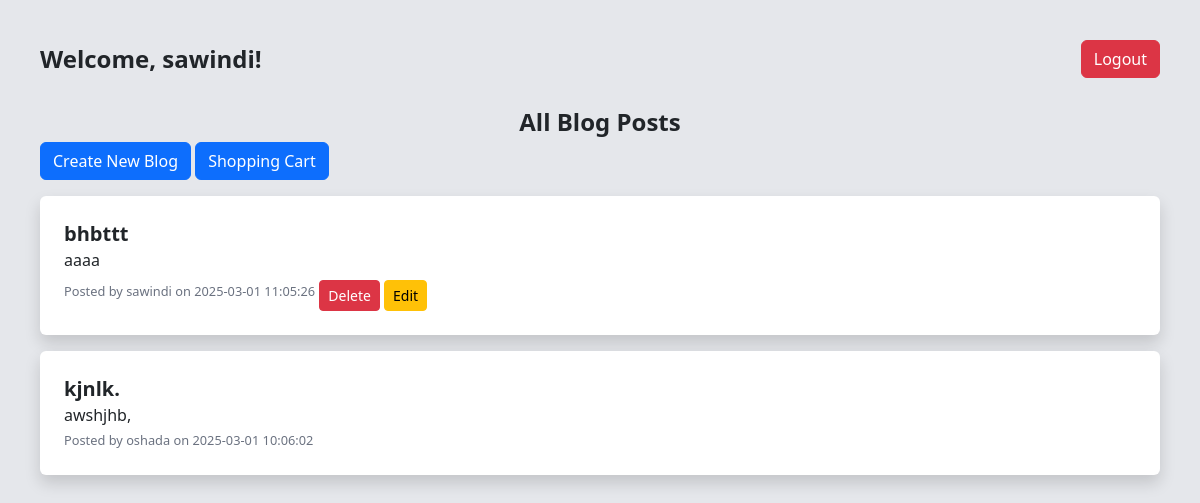
The page /blog.php (signed in) on the database its author committed.
### tables this page shows
CREATE TABLE `posts` (
  `id` int NOT NULL AUTO_INCREMENT,
  `user_id` int DEFAULT NULL,
  `title` varchar(255) DEFAULT NULL,
  `content` text,
  `created_at` timestamp NULL DEFAULT CURRENT_TIMESTAMP,
  PRIMARY KEY (`id`),
  KEY `user_id` (`user_id`),
  CONSTRAINT `posts_ibfk_1` FOREIGN KEY (`user_id`) REFERENCES `users` (`id`) ON DELETE CASCADE
);

CREATE TABLE `users` (
  `id` int NOT NULL AUTO_INCREMENT,
  `name` varchar(45) NOT NULL,
  `email` varchar(45) NOT NULL,
  `password` varchar(255) NOT NULL,
  PRIMARY KEY (`id`),
  UNIQUE KEY `email_UNIQUE` (`email`)
);

### blog.php (the view, shortened to what this page needs)
<?php
include 'db.php';
$user_id = $_SESSION['user_id'] ?? null;
$user_name = $_SESSION['name'] ?? 'Guest';
$posts = $conn->query("SELECT posts.*, users.name FROM posts
                       JOIN users ON posts.user_id = users.id
                       ORDER BY posts.created_at DESC");
?>
<!DOCTYPE html>
<html lang="en">
<head>
    <script src="https://cdn.tailwindcss.com"></script>
    <link rel="stylesheet" href="https://cdn.jsdelivr.net/npm/bootstrap@5.3.0/dist/css/bootstrap.min.css">
</head>
<body class="bg-gray-200 p-10">
    <div class="flex justify-between items-center mb-4">
        <h2 class="text-2xl font-bold">Welcome, <?php echo $user_name; ?>!</h2>
        <a href="logout.php" class="btn btn-danger">Logout</a>
    </div>
    <h2 class="text-2xl font-bold flex justify-center items-center py-1">All Blog Posts</h2>
    <a href="dashboard.php" class="btn btn-primary">Create New Blog</a>
    <a href="products.php" class="btn btn-primary ml-auto">Shopping Cart</a>
    <?php while ($row = $posts->fetch_assoc()): ?>
        <div class="bg-white p-4 shadow rounded my-3">
            <h4 class="text-xl font-semibold"><?php echo $row['title']; ?></h4>
            <p><?php echo $row['content']; ?></p>
            <small class="text-gray-500">Posted by <?php echo $row['name']; ?> on <?php echo $row['created_at']; ?></small>
            <?php if ($user_id && $row['user_id'] == $user_id): ?>
                <a href="blog.php?delete=<?php echo $row['id']; ?>" class="btn btn-danger btn-sm mt-2">Delete</a>
                <button onclick="editPost(<?php echo $row['id']; ?>, '<?php echo addslashes($row['title']); ?>', '<?php echo addslashes($row['content']); ?>')" class="btn btn-warning btn-sm mt-2">Edit</button>
            <?php endif; ?>
        </div>
    <?php endwhile; ?>
</body>
</html>

### rows shown on the page
posts: title "bhbttt", content "aaaa", user.name "sawindi", created_at "2025-03-01 11:05:26"
posts: title "kjnlk.", content "awshjhb,", user.name "oshada", created_at "2025-03-01 10:06:02"

### other values the page prints
$user_name "sawindi"
